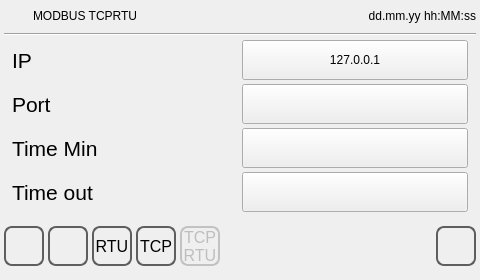
<?xml version="1.0" encoding="UTF-8"?>
<ui version="4.0">
 <class>commpar_tcprtu</class>
 <widget class="QWidget" name="commpar_tcprtu">
  <property name="geometry">
   <rect>
    <x>0</x>
    <y>0</y>
    <width>480</width>
    <height>272</height>
   </rect>
  </property>
  <property name="minimumSize">
   <size>
    <width>0</width>
    <height>0</height>
   </size>
  </property>
  <property name="maximumSize">
   <size>
    <width>16777215</width>
    <height>16777215</height>
   </size>
  </property>
  <property name="windowTitle">
   <string>commpar_tcprtu</string>
  </property>
  <property name="styleSheet">
   <string notr="true">QPushButton
{
	font: 20pt &quot;Ubuntu&quot;;
}</string>
  </property>
  <layout class="QVBoxLayout" name="verticalLayout">
   <property name="spacing">
    <number>4</number>
   </property>
   <property name="margin">
    <number>4</number>
   </property>
   <item>
    <layout class="QHBoxLayout" name="horizontalLayoutTitle">
     <property name="sizeConstraint">
      <enum>QLayout::SetMinimumSize</enum>
     </property>
     <item>
      <widget class="QLabel" name="labelIcon">
       <property name="minimumSize">
        <size>
         <width>25</width>
         <height>25</height>
        </size>
       </property>
       <property name="maximumSize">
        <size>
         <width>25</width>
         <height>25</height>
        </size>
       </property>
       <property name="focusPolicy">
        <enum>Qt::NoFocus</enum>
       </property>
       <property name="styleSheet">
        <string notr="true"/>
       </property>
       <property name="text">
        <string/>
       </property>
      </widget>
     </item>
     <item>
      <widget class="QLabel" name="labelTitle">
       <property name="sizePolicy">
        <sizepolicy hsizetype="Preferred" vsizetype="Fixed">
         <horstretch>0</horstretch>
         <verstretch>0</verstretch>
        </sizepolicy>
       </property>
       <property name="focusPolicy">
        <enum>Qt::NoFocus</enum>
       </property>
       <property name="text">
        <string>MODBUS TCPRTU</string>
       </property>
      </widget>
     </item>
     <item>
      <widget class="QLabel" name="labelUserName">
       <property name="text">
        <string/>
       </property>
      </widget>
     </item>
     <item>
      <widget class="QLabel" name="labelDataOra">
       <property name="sizePolicy">
        <sizepolicy hsizetype="Preferred" vsizetype="Fixed">
         <horstretch>0</horstretch>
         <verstretch>0</verstretch>
        </sizepolicy>
       </property>
       <property name="focusPolicy">
        <enum>Qt::NoFocus</enum>
       </property>
       <property name="text">
        <string>dd.mm.yy hh:MM:ss</string>
       </property>
       <property name="alignment">
        <set>Qt::AlignRight|Qt::AlignTrailing|Qt::AlignVCenter</set>
       </property>
      </widget>
     </item>
    </layout>
   </item>
   <item>
    <widget class="Line" name="line">
     <property name="focusPolicy">
      <enum>Qt::NoFocus</enum>
     </property>
     <property name="orientation">
      <enum>Qt::Horizontal</enum>
     </property>
    </widget>
   </item>
   <item>
    <spacer name="verticalSpacer_3">
     <property name="focusPolicy">
      <enum>Qt::NoFocus</enum>
     </property>
     <property name="orientation">
      <enum>Qt::Vertical</enum>
     </property>
     <property name="sizeHint" stdset="0">
      <size>
       <width>20</width>
       <height>40</height>
      </size>
     </property>
    </spacer>
   </item>
   <item>
    <spacer name="verticalSpacer">
     <property name="focusPolicy">
      <enum>Qt::NoFocus</enum>
     </property>
     <property name="orientation">
      <enum>Qt::Vertical</enum>
     </property>
     <property name="sizeHint" stdset="0">
      <size>
       <width>20</width>
       <height>40</height>
      </size>
     </property>
    </spacer>
   </item>
   <item>
    <layout class="QGridLayout" name="gridLayout">
     <property name="leftMargin">
      <number>8</number>
     </property>
     <property name="rightMargin">
      <number>8</number>
     </property>
     <item row="1" column="1">
      <widget class="QPushButton" name="pushButtonIpTCPRTU">
       <property name="minimumSize">
        <size>
         <width>0</width>
         <height>40</height>
        </size>
       </property>
       <property name="focusPolicy">
        <enum>Qt::NoFocus</enum>
       </property>
       <property name="text">
        <string>127.0.0.1</string>
       </property>
      </widget>
     </item>
     <item row="1" column="0">
      <widget class="QLabel" name="labelIpTCPRTU">
       <property name="minimumSize">
        <size>
         <width>0</width>
         <height>40</height>
        </size>
       </property>
       <property name="font">
        <font>
         <pointsize>16</pointsize>
        </font>
       </property>
       <property name="focusPolicy">
        <enum>Qt::NoFocus</enum>
       </property>
       <property name="text">
        <string>IP</string>
       </property>
      </widget>
     </item>
     <item row="2" column="1">
      <widget class="QPushButton" name="pushButtonPortTCPRTU">
       <property name="minimumSize">
        <size>
         <width>0</width>
         <height>40</height>
        </size>
       </property>
       <property name="focusPolicy">
        <enum>Qt::NoFocus</enum>
       </property>
       <property name="text">
        <string/>
       </property>
      </widget>
     </item>
     <item row="2" column="0">
      <widget class="QLabel" name="labelPortTCPRTU">
       <property name="minimumSize">
        <size>
         <width>0</width>
         <height>40</height>
        </size>
       </property>
       <property name="font">
        <font>
         <pointsize>16</pointsize>
        </font>
       </property>
       <property name="focusPolicy">
        <enum>Qt::NoFocus</enum>
       </property>
       <property name="text">
        <string>Port</string>
       </property>
      </widget>
     </item>
     <item row="4" column="1">
      <widget class="QPushButton" name="pushButtonTimeOutTCPRTU">
       <property name="minimumSize">
        <size>
         <width>0</width>
         <height>40</height>
        </size>
       </property>
       <property name="focusPolicy">
        <enum>Qt::NoFocus</enum>
       </property>
       <property name="text">
        <string/>
       </property>
      </widget>
     </item>
     <item row="4" column="0">
      <widget class="QLabel" name="labelTimeOutTCPRTU">
       <property name="minimumSize">
        <size>
         <width>0</width>
         <height>40</height>
        </size>
       </property>
       <property name="font">
        <font>
         <pointsize>16</pointsize>
        </font>
       </property>
       <property name="focusPolicy">
        <enum>Qt::NoFocus</enum>
       </property>
       <property name="text">
        <string>Time out</string>
       </property>
      </widget>
     </item>
     <item row="3" column="0">
      <widget class="QLabel" name="labelTimeMinTCPRTU">
       <property name="minimumSize">
        <size>
         <width>0</width>
         <height>40</height>
        </size>
       </property>
       <property name="font">
        <font>
         <pointsize>16</pointsize>
        </font>
       </property>
       <property name="focusPolicy">
        <enum>Qt::NoFocus</enum>
       </property>
       <property name="text">
        <string>Time Min</string>
       </property>
      </widget>
     </item>
     <item row="3" column="1">
      <widget class="QPushButton" name="pushButtonTimeMinTCPRTU">
       <property name="minimumSize">
        <size>
         <width>0</width>
         <height>40</height>
        </size>
       </property>
       <property name="focusPolicy">
        <enum>Qt::NoFocus</enum>
       </property>
       <property name="text">
        <string/>
       </property>
      </widget>
     </item>
    </layout>
   </item>
   <item>
    <spacer name="verticalSpacer_2">
     <property name="focusPolicy">
      <enum>Qt::NoFocus</enum>
     </property>
     <property name="orientation">
      <enum>Qt::Vertical</enum>
     </property>
     <property name="sizeHint" stdset="0">
      <size>
       <width>20</width>
       <height>40</height>
      </size>
     </property>
    </spacer>
   </item>
   <item>
    <layout class="QHBoxLayout" name="horizontalLayoutButtons">
     <item>
      <widget class="QPushButton" name="pushButtonHome">
       <property name="minimumSize">
        <size>
         <width>40</width>
         <height>40</height>
        </size>
       </property>
       <property name="maximumSize">
        <size>
         <width>40</width>
         <height>40</height>
        </size>
       </property>
       <property name="font">
        <font>
         <family>Ubuntu</family>
         <pointsize>20</pointsize>
         <weight>50</weight>
         <italic>false</italic>
         <bold>false</bold>
        </font>
       </property>
       <property name="focusPolicy">
        <enum>Qt::NoFocus</enum>
       </property>
       <property name="styleSheet">
        <string notr="true">QPushButton
{
border: 2px solid  rgb(94, 94, 94);
border-radius: 8px;
qproperty-icon: url(:/systemicons/img/Home.png);
qproperty-iconSize: 24px 24px;
qproperty-focusPolicy: NoFocus;
}
QPushButton:pressed
{
border: 2px solid  rgb(194, 194, 194);
background-color:  rgb(255, 255, 127);
}
QPushButton:disabled
{
border: 2px solid  rgb(194, 194, 194);
}
</string>
       </property>
       <property name="text">
        <string/>
       </property>
      </widget>
     </item>
     <item>
      <widget class="QPushButton" name="pushButtonBack">
       <property name="minimumSize">
        <size>
         <width>40</width>
         <height>40</height>
        </size>
       </property>
       <property name="maximumSize">
        <size>
         <width>40</width>
         <height>40</height>
        </size>
       </property>
       <property name="font">
        <font>
         <family>Ubuntu</family>
         <pointsize>20</pointsize>
         <weight>50</weight>
         <italic>false</italic>
         <bold>false</bold>
        </font>
       </property>
       <property name="focusPolicy">
        <enum>Qt::NoFocus</enum>
       </property>
       <property name="styleSheet">
        <string notr="true">QPushButton
{
border: 2px solid  rgb(94, 94, 94);
border-radius: 8px;
qproperty-icon: url(:/systemicons/img/Go_back.png);
qproperty-iconSize: 24px 24px;
qproperty-focusPolicy: NoFocus;
}
QPushButton:pressed
{
border: 2px solid  rgb(194, 194, 194);
background-color:  rgb(255, 255, 127);
}
QPushButton:disabled
{
border: 2px solid  rgb(194, 194, 194);
}
</string>
       </property>
       <property name="text">
        <string/>
       </property>
      </widget>
     </item>
     <item>
      <widget class="QPushButton" name="pushButtonRTU">
       <property name="minimumSize">
        <size>
         <width>40</width>
         <height>40</height>
        </size>
       </property>
       <property name="maximumSize">
        <size>
         <width>40</width>
         <height>40</height>
        </size>
       </property>
       <property name="font">
        <font>
         <family>Ubuntu</family>
         <pointsize>12</pointsize>
         <weight>50</weight>
         <italic>false</italic>
         <bold>false</bold>
        </font>
       </property>
       <property name="focusPolicy">
        <enum>Qt::NoFocus</enum>
       </property>
       <property name="styleSheet">
        <string notr="true">QPushButton
{
border: 2px solid  rgb(94, 94, 94);
border-radius: 8px;
font: 12pt &quot;Ubuntu&quot;;
qproperty-focusPolicy: NoFocus;
}
QPushButton:pressed
{
border: 2px solid  rgb(194, 194, 194);
background-color:  rgb(255, 255, 127);
}
QPushButton:disabled
{
border: 2px solid  rgb(194, 194, 194);
}
</string>
       </property>
       <property name="text">
        <string>RTU</string>
       </property>
      </widget>
     </item>
     <item>
      <widget class="QPushButton" name="pushButtonTCP">
       <property name="minimumSize">
        <size>
         <width>40</width>
         <height>40</height>
        </size>
       </property>
       <property name="maximumSize">
        <size>
         <width>40</width>
         <height>40</height>
        </size>
       </property>
       <property name="font">
        <font>
         <family>Ubuntu</family>
         <pointsize>12</pointsize>
         <weight>50</weight>
         <italic>false</italic>
         <bold>false</bold>
        </font>
       </property>
       <property name="focusPolicy">
        <enum>Qt::NoFocus</enum>
       </property>
       <property name="styleSheet">
        <string notr="true">QPushButton
{
border: 2px solid  rgb(94, 94, 94);
border-radius: 8px;
font: 12pt &quot;Ubuntu&quot;;
qproperty-focusPolicy: NoFocus;
}
QPushButton:pressed
{
border: 2px solid  rgb(194, 194, 194);
background-color:  rgb(255, 255, 127);
}
QPushButton:disabled
{
border: 2px solid  rgb(194, 194, 194);
}
</string>
       </property>
       <property name="text">
        <string>TCP</string>
       </property>
      </widget>
     </item>
     <item>
      <widget class="QPushButton" name="pushButtonTCPRTU">
       <property name="enabled">
        <bool>false</bool>
       </property>
       <property name="minimumSize">
        <size>
         <width>40</width>
         <height>40</height>
        </size>
       </property>
       <property name="maximumSize">
        <size>
         <width>40</width>
         <height>40</height>
        </size>
       </property>
       <property name="font">
        <font>
         <family>Ubuntu</family>
         <pointsize>12</pointsize>
         <weight>50</weight>
         <italic>false</italic>
         <bold>false</bold>
        </font>
       </property>
       <property name="focusPolicy">
        <enum>Qt::NoFocus</enum>
       </property>
       <property name="styleSheet">
        <string notr="true">QPushButton
{
border: 2px solid  rgb(94, 94, 94);
border-radius: 8px;
font: 12pt &quot;Ubuntu&quot;;
qproperty-focusPolicy: NoFocus;
}
QPushButton:pressed
{
border: 2px solid  rgb(194, 194, 194);
background-color:  rgb(255, 255, 127);
}
QPushButton:disabled
{
border: 2px solid  rgb(194, 194, 194);
}
</string>
       </property>
       <property name="text">
        <string>TCP
RTU</string>
       </property>
      </widget>
     </item>
     <item>
      <spacer name="horizontalSpacer">
       <property name="minimumSize">
        <size>
         <width>0</width>
         <height>60</height>
        </size>
       </property>
       <property name="maximumSize">
        <size>
         <width>16777215</width>
         <height>60</height>
        </size>
       </property>
       <property name="focusPolicy">
        <enum>Qt::NoFocus</enum>
       </property>
       <property name="orientation">
        <enum>Qt::Horizontal</enum>
       </property>
       <property name="sizeHint" stdset="0">
        <size>
         <width>40</width>
         <height>20</height>
        </size>
       </property>
      </spacer>
     </item>
     <item>
      <widget class="QPushButton" name="pushButtonOk">
       <property name="minimumSize">
        <size>
         <width>40</width>
         <height>40</height>
        </size>
       </property>
       <property name="maximumSize">
        <size>
         <width>40</width>
         <height>40</height>
        </size>
       </property>
       <property name="font">
        <font>
         <family>Ubuntu</family>
         <pointsize>20</pointsize>
         <weight>50</weight>
         <italic>false</italic>
         <bold>false</bold>
        </font>
       </property>
       <property name="focusPolicy">
        <enum>Qt::NoFocus</enum>
       </property>
       <property name="styleSheet">
        <string notr="true">QPushButton
{
border: 2px solid  rgb(94, 94, 94);
border-radius: 8px;
qproperty-icon: url(:/systemicons/img/OK.png);
qproperty-iconSize: 24px 24px;
qproperty-focusPolicy: NoFocus;
}
QPushButton:pressed
{
border: 2px solid  rgb(194, 194, 194);
background-color:  rgb(255, 255, 127);
}
QPushButton:disabled
{
border: 2px solid  rgb(194, 194, 194);
}
</string>
       </property>
       <property name="text">
        <string/>
       </property>
      </widget>
     </item>
    </layout>
   </item>
  </layout>
 </widget>
 <resources/>
 <connections/>
</ui>
